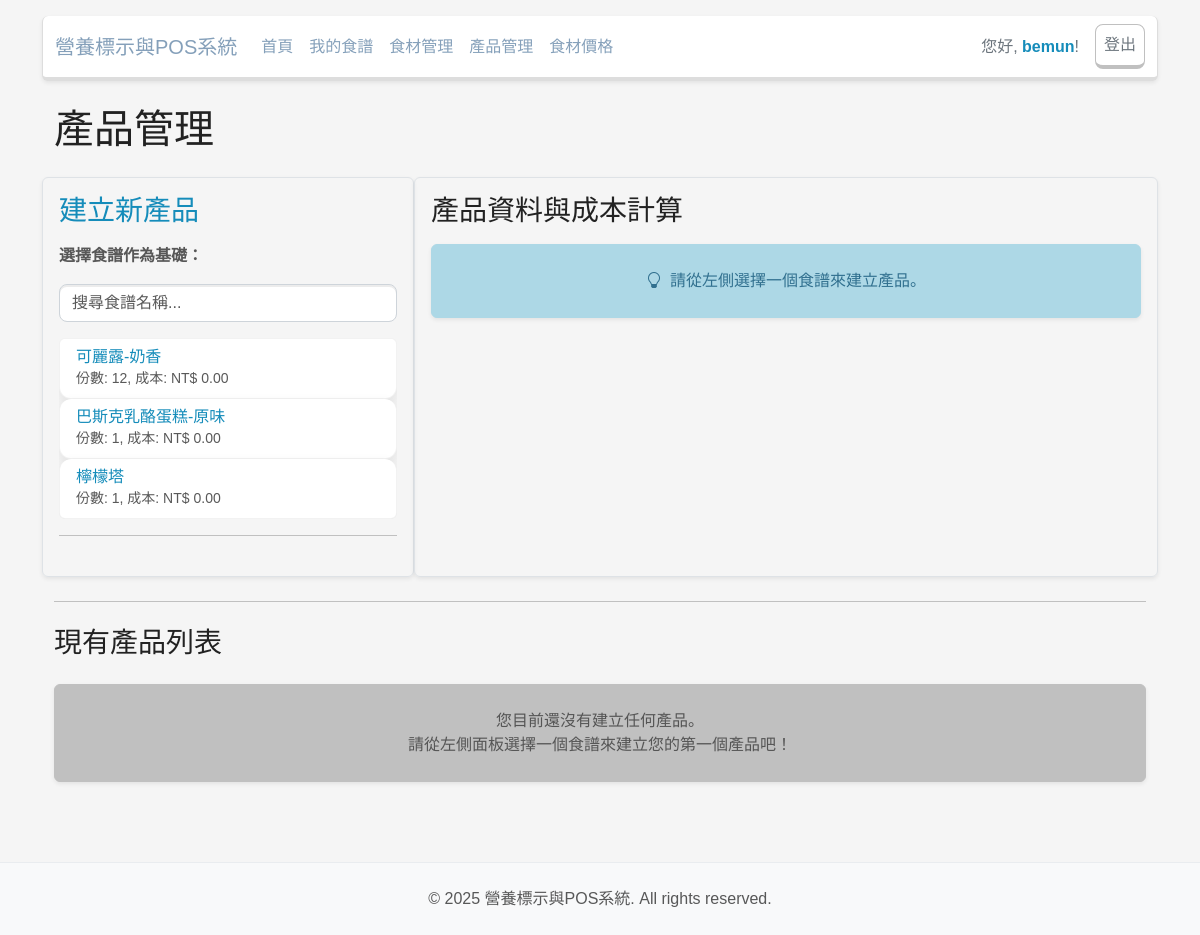
/products/ (signed in), run on an earlier commit of the app's database.
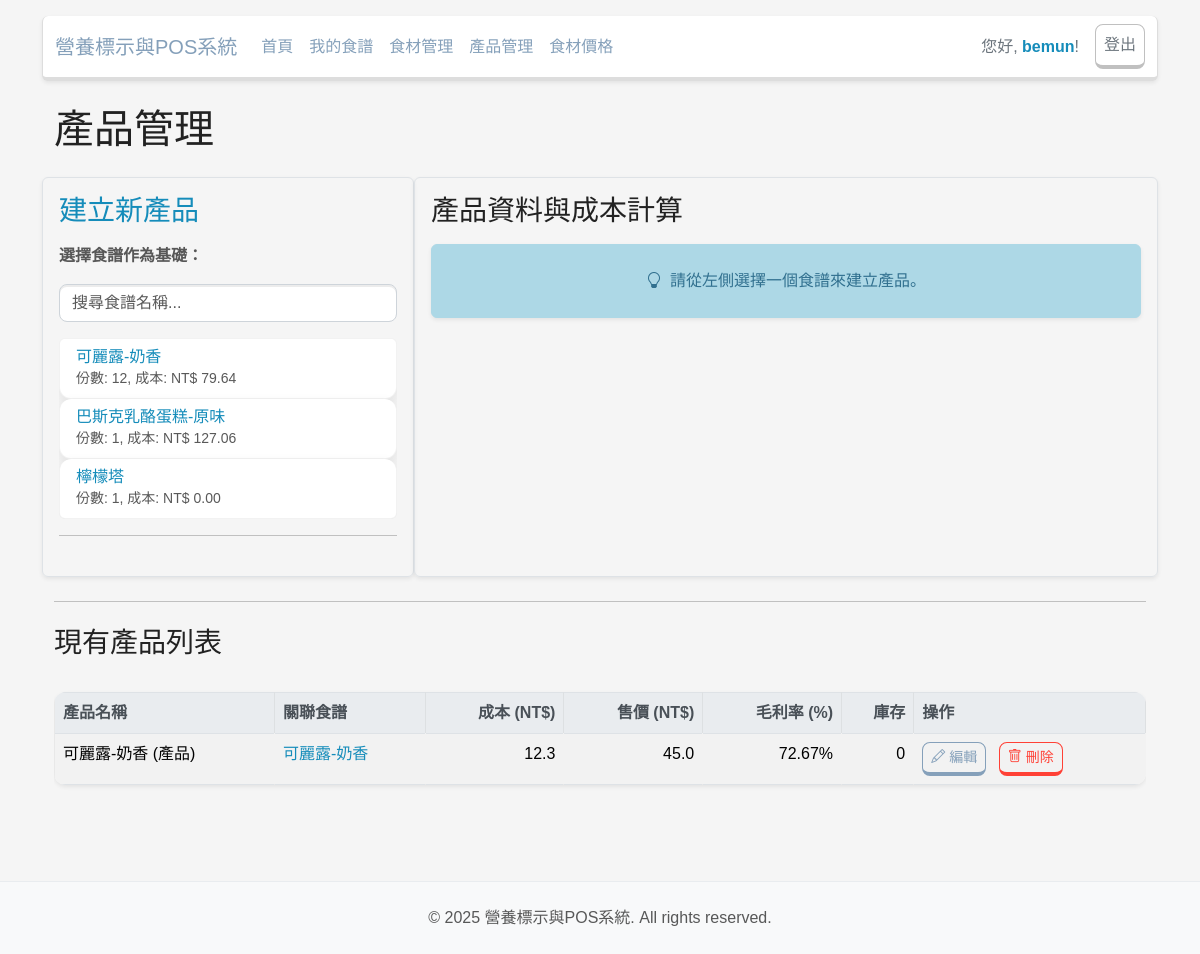
And on a later commit of the database.
### app/models.py (models this page shows, shortened)
class Product(db.Model):
    __tablename__ = 'products'
    id = db.Column(db.Integer, primary_key=True)
    product_name = db.Column(db.String(128), index=True, nullable=False)
    description = db.Column(db.Text)
    created_at = db.Column(db.DateTime(timezone=True), server_default=func.now())
    updated_at = db.Column(db.DateTime(timezone=True), onupdate=func.now())
    calculated_cost = db.Column(db.Float, default=0)
    selling_price = db.Column(db.Float, default=0)
    stock_quantity = db.Column(db.Integer, default=0)
    user_id = db.Column(db.Integer, db.ForeignKey('users.id'), nullable=False)
    recipe_id = db.Column(db.Integer, db.ForeignKey('recipes.id'), nullable=False)
    creator = db.relationship('User', back_populates='products')
    recipe = db.relationship('Recipe')
    batch_size = db.Column(db.Integer, default=1)
    bake_power_w = db.Column(db.Float, default=0)
    bake_time_min = db.Column(db.Float, default=0)
    production_time_hr = db.Column(db.Float, default=0)
    def calculate_profit_margin(self):
        if self.selling_price and self.selling_price > 0:
            return ((self.selling_price - self.calculated_cost) / self.selling_price) * 100
        return 0

class Recipe(db.Model):
    __tablename__ = 'recipes'
    id = db.Column(db.Integer, primary_key=True)
    recipe_name = db.Column(db.String(128), index=True, nullable=False)
    created_at = db.Column(db.DateTime(timezone=True), server_default=func.now())
    updated_at = db.Column(db.DateTime(timezone=True), onupdate=func.now())
    serving_weight_g = db.Column(db.Float, default=100.0)
    final_weight_g = db.Column(db.Float, nullable=True)
    servings_count = db.Column(db.Integer, default=1)
    label_options = db.Column(db.JSON)
    user_id = db.Column(db.Integer, db.ForeignKey('users.id'), nullable=False)
    author = db.relationship('User', back_populates='recipes')
    ingredients = db.relationship('RecipeItem', back_populates='recipe', cascade="all, delete-orphan")
    def calculate_nutrition(self):
        totals = {
            'calories_kcal': 0, 'protein_g': 0, 'fat_g': 0, 'carbohydrate_g': 0,
            'saturated_fat_g': 0, 'trans_fat_g': 0, 'sugar_g': 0, 'sodium_mg': 0,
            'total_weight_g': 0,
            'total_ingredient_cost': 0,
            'ingredient_cost_details': []
        }
        if not self.ingredients:
            totals['total_cost'] = 0
            return totals
        for item in self.ingredients:
            print(f"\n--- Debugging Ingredient: {item.ingredient.food_name} (ID: {item.ingredient.id}) ---")
            print(f"Recipe's User ID (self.user_id): {self.user_id}")
            current_ingredient_cost_per_gram = 0
            cost_source_info = "無價格紀錄"
            purchase_unit_info = ""
            max_price_entry = db.session.query(IngredientPrice).filter_by(
                ingredient_id=item.ingredient.id,
                user_id=self.user_id # 只考慮當前使用者錄入的價格
            ).order_by(
                desc(IngredientPrice.price / IngredientPrice.quantity)
            ).first()
            if max_price_entry:
                print(f"  Found max_price_entry for {item.ingredient.food_name}:")
                print(f"    Price={max_price_entry.price}, Quantity={max_price_entry.quantity}, Unit={max_price_entry.unit}")
                print(f"    Source={max_price_entry.source}, Purchase Date={max_price_entry.purchase_date}")
                current_ingredient_cost_per_gram = max_price_entry.calculate_cost_per_gram()
                cost_source_info = f"{max_price_entry.source} (NT${max_price_entry.price:.2f}/{max_price_entry.quantity}{max_price_entry.unit})"
                purchase_unit_info = f"{max_price_entry.unit}"
            else:
                print(f"  No IngredientPrice entry found for {item.ingredient.food_name} by user {self.user_id}. Falling back to Ingredient.cost_per_unit.")
                print(f"    Ingredient's default cost_per_unit: {item.ingredient.cost_per_unit}")
                print(f"    Ingredient's default unit_name: {item.ingredient.unit_name}")
                current_ingredient_cost_per_gram = item.ingredient.cost_per_unit / 100.0
                cost_source_info = f"預設 (NT${item.ingredient.cost_per_unit:.2f}/100{item.ingredient.unit_name})"
                purchase_unit_info = f"{item.ingredient.unit_name}"
            scale = item.quantity_g / 100.0
            totals['calories_kcal'] += item.ingredient.calories_kcal * scale
            totals['protein_g'] += item.ingredient.protein_g * scale
            totals['fat_g'] += item.ingredient.fat_g * scale
            totals['carbohydrate_g'] += item.ingredient.carbohydrate_g * scale
            totals['saturated_fat_g'] += item.ingredient.saturated_fat_g * scale
            totals['trans_fat_g'] += item.ingredient.trans_fat_g * scale
            totals['sugar_g'] += item.ingredient.sugar_g * scale
            totals['sodium_mg'] += item.ingredient.sodium_mg * scale
            totals['total_weight_g'] += item.quantity_g
            item_total_cost = current_ingredient_cost_per_gram * item.quantity_g
            totals['total_ingredient_cost'] += item_total_cost
            print(f"  Calculated cost_per_gram for {item.ingredient.food_name}: {current_ingredient_cost_per_gram:.4f}")
            print(f"  Item quantity_g: {item.quantity_g}")
            print(f"  Item total cost: {item_total_cost:.2f}")
            print(f"  Cost Source Info for display: {cost_source_info}")
            print(f"--- End Debugging Ingredient: {item.ingredient.food_name} ---\n")
            totals['ingredient_cost_details'].append({
                'ingredient_id': item.ingredient.id,
                'ingredient_name': item.ingredient.food_name,
                'quantity_g': item.quantity_g,
                'cost_per_gram': current_ingredient_cost_per_gram,
                'item_total_cost': item_total_cost,
                'cost_source': cost_source_info,
                'purchase_unit': purchase_unit_info
            })
        totals['total_cost'] = totals['total_ingredient_cost']
        return totals

### app/products/routes.py (the view)
@bp.route('/')
@login_required
def index():
    products = Product.query.filter_by(creator=current_user).order_by(Product.updated_at.desc()).all()
    all_recipes = Recipe.query.filter_by(author=current_user).order_by(Recipe.recipe_name).all()
    recipes_data_for_display = []
    for recipe in all_recipes:
        recipe_calc_data = recipe.calculate_nutrition()
        recipes_data_for_display.append({
            'id': recipe.id,
            'name': recipe.recipe_name,
            'total_ingredient_cost': round(recipe_calc_data['total_ingredient_cost'], 2),
            'servings_count': recipe.servings_count
        })
    form = ProductForm() # 傳遞一個空的表單實例，用於前端渲染欄位
    return render_template(
        'products/index.html',
        title='產品管理',
        products=products,
        form=form,
        all_recipes_initial_data=recipes_data_for_display, # 將所有食譜數據傳遞給模板
        electricity_cost_per_kwh=ELECTRICITY_COST_PER_KWH,
        labor_cost_per_hour=LABOR_COST_PER_HOUR
    )

### app/products/forms.py
class ProductForm(FlaskForm):
    product_name = StringField('產品名稱', validators=[DataRequired(), Length(min=2, max=128)])
    description = TextAreaField('產品描述', validators=[Optional(), Length(max=500)])
    selling_price = FloatField('銷售價格', validators=[DataRequired(), NumberRange(min=0)], default=0)
    stock_quantity = IntegerField('庫存數量', validators=[DataRequired(), NumberRange(min=0)], default=0)
    batch_size = IntegerField('一次烤焙份數', validators=[DataRequired(), NumberRange(min=1)], default=1)
    bake_power_w = FloatField('烤箱功率 (瓦特)', validators=[DataRequired(), NumberRange(min=0)], default=0)
    bake_time_min = FloatField('烤焙時間 (分鐘)', validators=[DataRequired(), NumberRange(min=0)], default=0)
    production_time_hr = FloatField('單次製作時間 (小時)', validators=[DataRequired(), NumberRange(min=0)], default=0)
    submit = SubmitField('儲存產品')

### app/models.py (called while the page is built)
@login.user_loader
def load_user(id):
    return User.query.get(int(id))

### app/templates/products/index.html (shortened to what this page needs)
{% extends "base.html" %}
{% block content %}
<div class="container">
    <h1 class="mb-4">{{ title }}</h1>
    <div class="row g-4 mb-4">
        <div id="left-panel" class="col-lg-4 p-3 border rounded shadow-sm panel-min-height">
            <h3 class="mb-3 text-primary">建立新產品</h3>
            <p class="text-muted"><strong>選擇食譜作為基礎：</strong></p>
            <input type="search" id="recipe-search-box" class="form-control mb-3" placeholder="搜尋食譜名稱...">
            <div id="recipe-search-results" class="list-group" style="max-height: calc(50vh - 120px); overflow-y: auto;">
            </div>
            <hr class="my-3">
        </div>
        <div id="center-panel" class="col-lg-8 p-3 border rounded shadow-sm panel-min-height">
            <h3 class="mb-3">產品資料與成本計算</h3>
            <p id="no-recipe-selected-message" class="alert alert-info mt-3 text-center p-4 rounded shadow-sm">
                <i class="bi bi-lightbulb me-2"></i>請從左側選擇一個食譜來建立產品。
            </p>
        </div>
    </div>
    <hr class="my-4">
    <h3 class="mb-3">現有產品列表</h3>
    {% if products %}
        <div class="table-responsive">
            <table class="table table-striped table-hover table-bordered mt-3 shadow-sm">
                <thead>
                    <tr>
                        <th>產品名稱</th>
                        <th>關聯食譜</th>
                        <th class="text-end">成本 (NT$)</th>
                        <th class="text-end">售價 (NT$)</th>
                        <th class="text-end">毛利率 (%)</th>
                        <th class="text-end">庫存</th>
                        <th>操作</th>
                    </tr>
                </thead>
                <tbody>
                    {% for product in products %}
                    <tr>
                        <td>{{ product.product_name }}</td>
                        <td><a href="{{ url_for('recipes.recipe_detail', recipe_id=product.recipe.id) }}" class="text-decoration-none">{{ product.recipe.recipe_name }}</a></td>
                        <td class="text-end">{{ product.calculated_cost | round(2) }}</td>
                        <td class="text-end">{{ product.selling_price | round(2) }}</td>
                        <td class="text-end">{{ product.calculate_profit_margin() | round(2) }}%</td>
                        <td class="text-end">{{ product.stock_quantity }}</td>
                        <td>
                            <a href="{{ url_for('products.edit_product', product_id=product.id) }}" class="btn btn-sm btn-outline-primary me-2">
                                <i class="bi bi-pencil me-1"></i>編輯
                            </a>
                            <form action="{{ url_for('products.delete_product', product_id=product.id) }}" method="post" onsubmit="return confirm('確定要刪除產品 {{ product.product_name }} 嗎？');" class="d-inline">
                                <button type="submit" class="btn btn-sm btn-outline-danger">
                                    <i class="bi bi-trash me-1"></i>刪除
                                </button>
                            </form>
                        </td>
                    </tr>
                    {% endfor %}
                </tbody>
            </table>
        </div>
    {% else %}
        <div class="alert alert-secondary mt-4 text-center p-4 rounded shadow-sm">
            <p class="mb-0">您目前還沒有建立任何產品。</p>
            <p class="mb-0">請從左側面板選擇一個食譜來建立您的第一個產品吧！</p>
        </div>
    {% endif %}
</div>
{% endblock %}

What changed in the data, as far as the page shows it:
added Product: product_name "可麗露-奶香 (產品)", recipe.recipe_name "可麗露-奶香", calculated_cost "12.3", selling_price "45.0", calculate_profit_margin "72.67", stock_quantity "0"
Also different on the page:
text written by a page script: "可麗露-奶香 份數: 12, 成本: NT$ 0.00 巴斯克乳酪蛋糕-原味 份數: 1, 成本: NT$ 0.00 檸檬塔 份數: 1, 成本: NT$ 0.00" → "可麗露-奶香 份數: 12, 成本: NT$ 79.64 巴斯克乳酪蛋糕-原味 份數: 1, 成本: NT$ 127.06 檸檬塔 份數: 1, 成本: NT$ 0.00"
text no longer shown: "您目前還沒有建立任何產品。 請從左側面板選擇一個食譜來建立您的第一個產品吧！"
text now shown: "產品名稱 關聯食譜 成本 (NT$) 售價 (NT$) 毛利率 (%) 庫存 操作"
